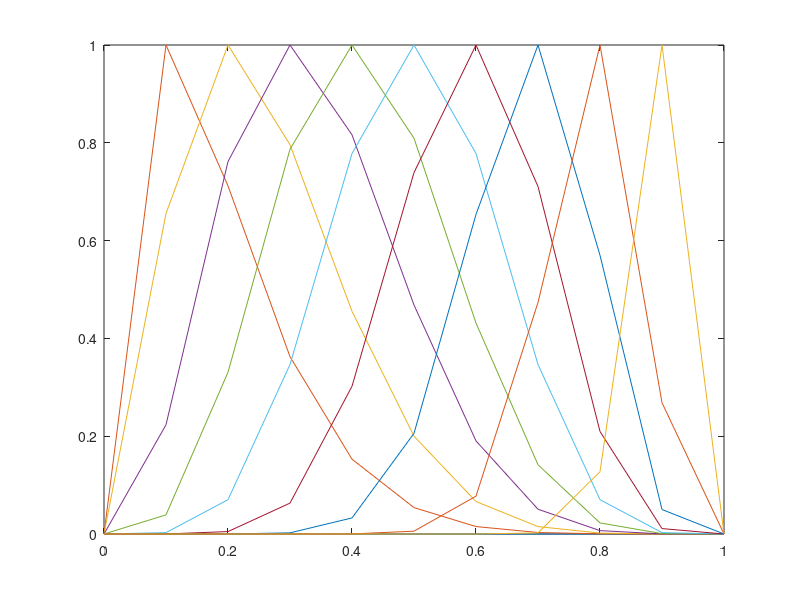

This chart was generated by the following MATLAB code:
%y = y_basis + sum(ai * fi)

x = 0:0.1:1;
t1s = linspace(0,1,11);
%t1s = [0.33 0.66];
%t1 = 0.66;
t2 = 5;

y = x;

%fi
for t1 = t1s
y = x;
%for ii = 1:length(y)
    %y(ii) = sin(pi*x(ii)^(log(0.5)/log(t1)))^t2;
    
%y = f(x);
%end
y = sin(pi*x.^(log(0.5)/log(t1))).^t2;
plot(x,y)
hold on
end

% hold on
% plot(x,y)

